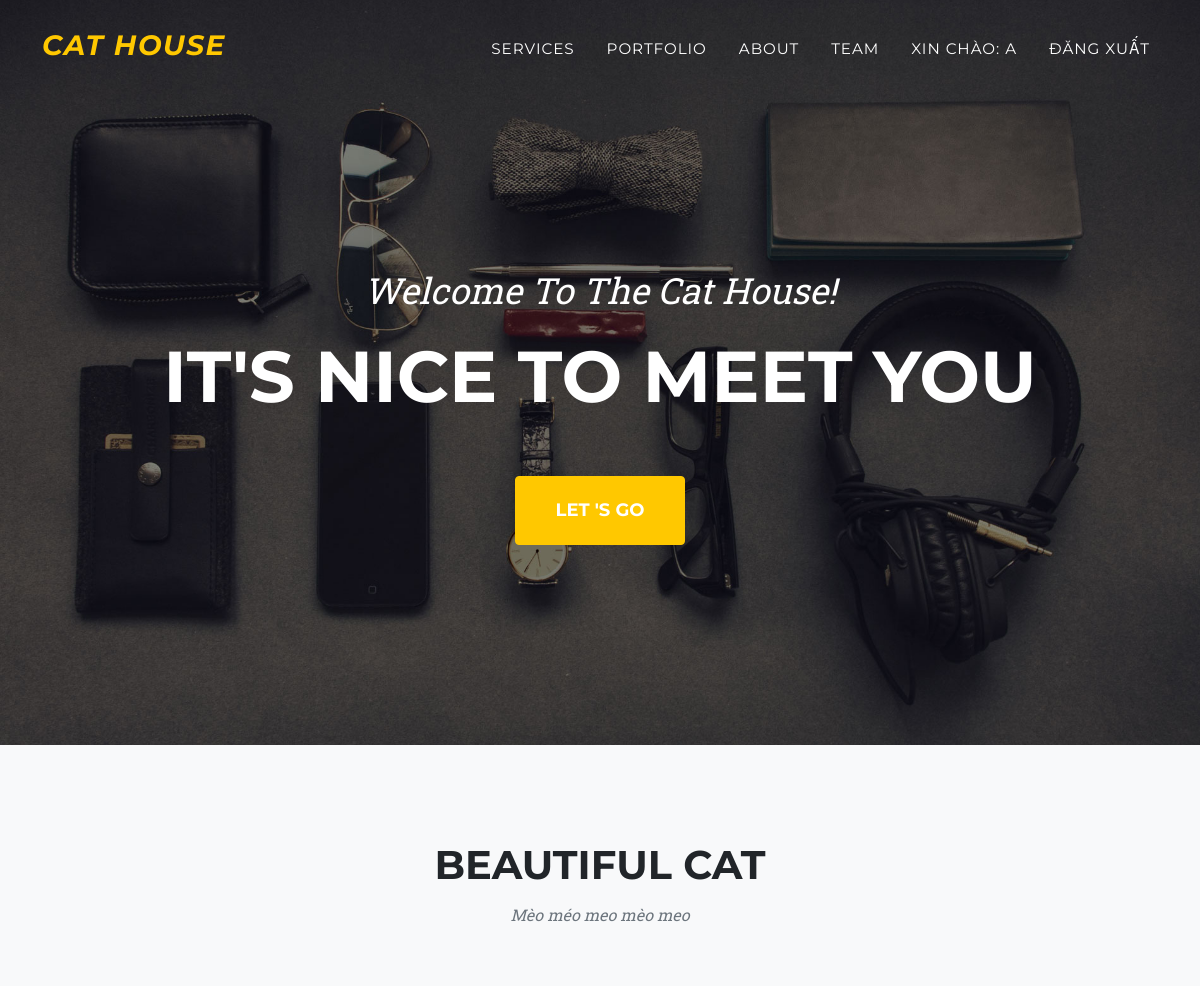
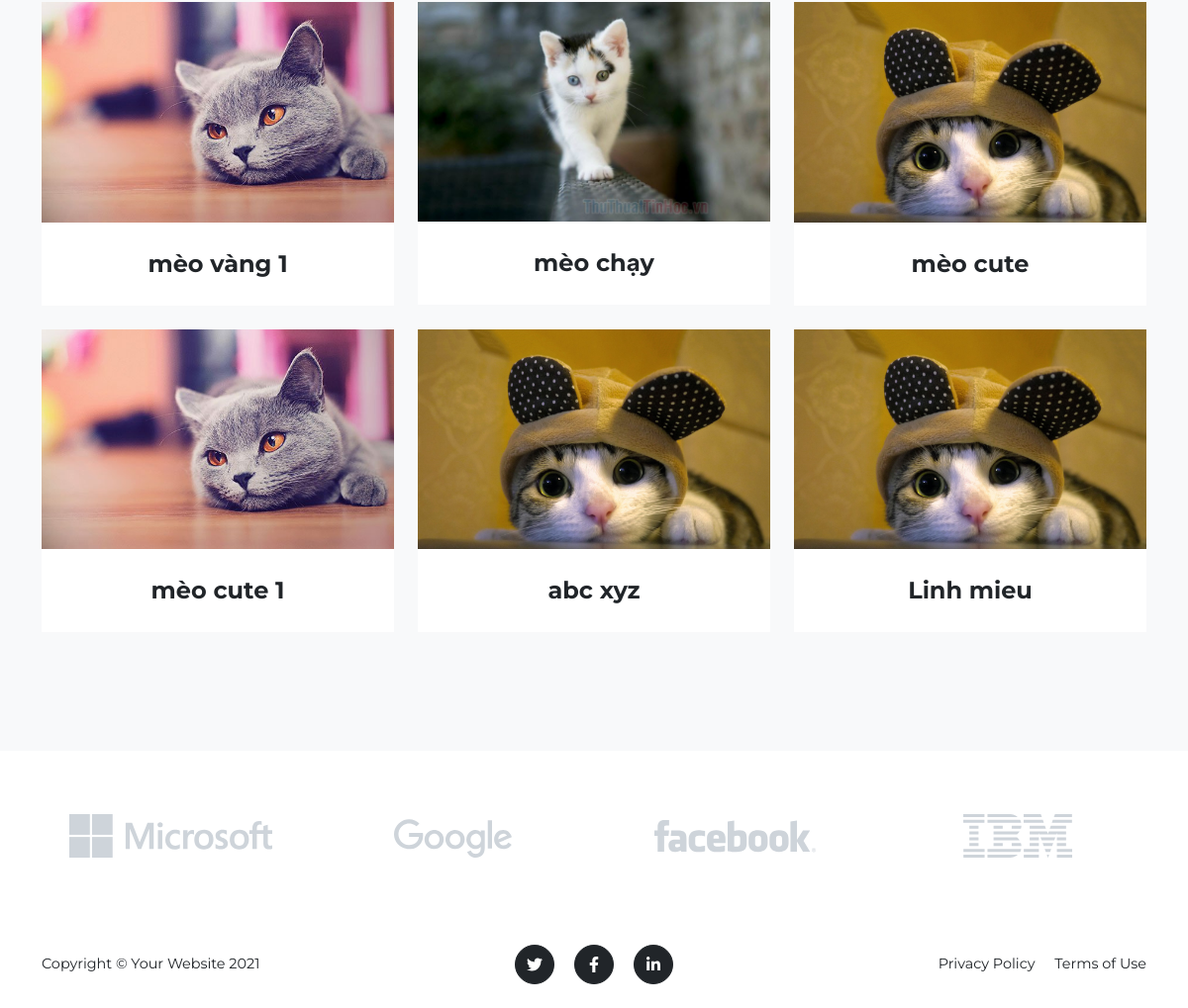
The app's page /PHP/index.php (signed in) with its own data (2 pictures, top to bottom).
### tables this page shows
CREATE TABLE `content` (
  `mssv` int(11) NOT NULL,
  `hoten` varchar(200) NOT NULL,
  `hinhanh` varchar(200) NOT NULL
);

### PHP/index.php (the view, shortened to what this page needs)
<!DOCTYPE html>
<html lang="en">
    <head>
        <link href="css/styles.css" rel="stylesheet" />
    </head>
    <body id="page-top">
        <?php
        include './connect_db.php';
        include './connect_db_client.php';
        $result = mysqli_query($con,"SELECT * FROM content");
        ?>
        <nav class="navbar navbar-expand-lg navbar-dark fixed-top" id="mainNav">
            <div class="container">
                <a class="navbar-brand" href="#page-top"><h3 style="font-style: italic;">CAT HOUSE</h3></a>
                <div class="collapse navbar-collapse" id="navbarResponsive">
                    <ul class="navbar-nav text-uppercase ms-auto py-4 py-lg-0">
                        <li class="nav-item"><a class="nav-link" href="#services">Services</a></li>
                        <li class="nav-item"><a class="nav-link" href="#portfolio">Portfolio</a></li>
                        <li class="nav-item"><a class="nav-link" href="#about">About</a></li>
                        <li class="nav-item"><a class="nav-link" href="#team">Team</a></li>
                        <?php
                        if (empty($_SESSION['current_user'])) { ?>
                        <li class="nav-item"><a class="nav-link" href="login.php">Login</a></li>
                        <?php } else {
                                $currentUser = $_SESSION['current_user'];
                                ?>
                        <li class="nav-item"><a class="nav-link" href="login.php">Xin chào: <?= $currentUser['username'] ?></a></li>
                        <li class="nav-item"><a class="nav-link" href="logout.php">Đăng xuất</a></li>
                        <?php } ?>
                    </ul>
                </div>
            </div>
        </nav>
        <header class="masthead">
            <div class="container">
                <div class="masthead-subheading">Welcome To The Cat House!</div>
                <div class="masthead-heading text-uppercase">It's Nice To Meet You</div>
                <a class="btn btn-primary btn-xl text-uppercase" href="#portfolio">Let 's Go</a>
            </div>
        </header>
        <section class="page-section bg-light" id="portfolio">
            <div class="container">
                <div class="text-center">
                    <h2 class="section-heading text-uppercase">Beautiful Cat</h2>
                    <h3 class="section-subheading text-muted">Mèo méo meo mèo meo</h3>
                </div>
                <div class="row">
                <?php
                    while ($row = mysqli_fetch_array($result)){
                ?>
                    <div class="col-lg-4 col-sm-6 mb-4">
                        <div class="portfolio-item">
                            <a class="portfolio-link" data-bs-toggle="modal" href="#portfolioModal1">
                                <img class="img-fluid" src="../pagead/<?= $row['hinhanh'] ?>" alt="..." />
                            </a>
                            <div class="portfolio-caption">
                                <div class="portfolio-caption-heading"><?= $row['hoten'] ?></div>
                            </div>
                        </div>
                    </div>
                    <?php } ?>
                </div>
            </div>
        </section>
        <div class="py-5">
            <div class="container">
                <div class="row align-items-center">
                    <div class="col-md-3 col-sm-6 my-3">
                        <a href="#!"><img class="img-fluid img-brand d-block mx-auto" src="assets/img/logos/microsoft.svg" alt="..." /></a>
                    </div>
                    <div class="col-md-3 col-sm-6 my-3">
                        <a href="#!"><img class="img-fluid img-brand d-block mx-auto" src="assets/img/logos/google.svg" alt="..." /></a>
                    </div>
                    <div class="col-md-3 col-sm-6 my-3">
                        <a href="http://www.facebook.com/chiendeptrai.1512"><img class="img-fluid img-brand d-block mx-auto" src="assets/img/logos/facebook.svg" alt="..." /></a>
                    </div>
                    <div class="col-md-3 col-sm-6 my-3">
                        <a href="#!"><img class="img-fluid img-brand d-block mx-auto" src="assets/img/logos/ibm.svg" alt="..." /></a>
                    </div>
                </div>
            </div>
        </div>
        <footer class="footer py-4">
            <div class="container">
                <div class="row align-items-center">
                    <div class="col-lg-4 text-lg-start">Copyright &copy; Your Website 2021</div>
                    <div class="col-lg-4 my-3 my-lg-0">
                        <a class="btn btn-dark btn-social mx-2" href="#!"><i class="fab fa-twitter"></i></a>
                        <a class="btn btn-dark btn-social mx-2" href="#!"><i class="fab fa-facebook-f"></i></a>
                        <a class="btn btn-dark btn-social mx-2" href="#!"><i class="fab fa-linkedin-in"></i></a>
                    </div>
                    <div class="col-lg-4 text-lg-end">
                        <a class="link-dark text-decoration-none me-3" href="#!">Privacy Policy</a>
                        <a class="link-dark text-decoration-none" href="#!">Terms of Use</a>
                    </div>
                </div>
            </div>
        </footer>
    </body>
</html>

### records on screen
content: hinhanh (picture), hoten "mèo vàng 1"
content: hinhanh (picture), hoten "mèo chạy"
content: hinhanh (picture), hoten "mèo cute"
content: hinhanh (picture), hoten "mèo cute 1"
content: hinhanh (picture), hoten "abc xyz"
content: hinhanh (picture), hoten "Linh mieu"

### other values on screen
$currentUser['username'] "A"
